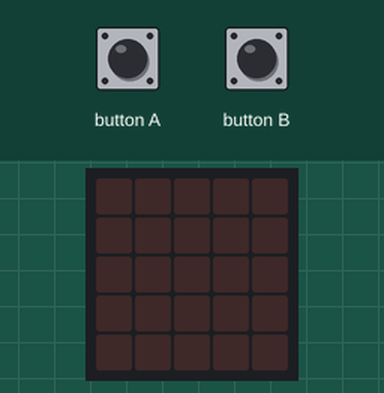
Recording of a program running on a simulated BBC micro:bit (MakeCode). On the bench: the board's 5×5 LED display. The test bench sets the inputs (shaded band).

Above: at 1.2 s.
1.3 s: button A pressed for 0.15 s
At 2.6 s:
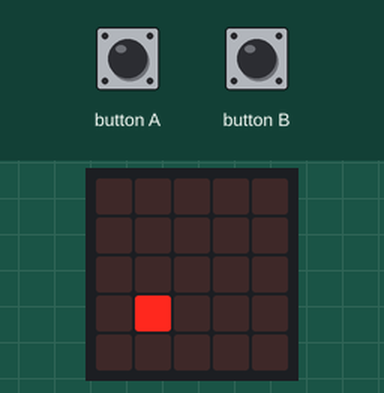
2.9 s: button B pressed for 0.15 s
At 3.8 s:
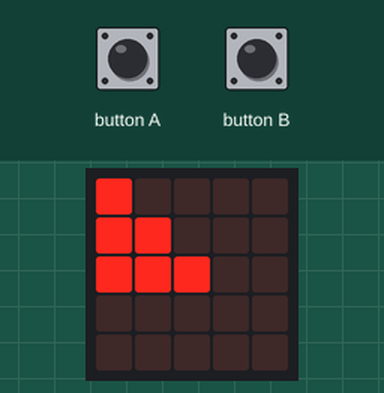
4.5 s: button A pressed for 0.15 s
At 5.0 s:
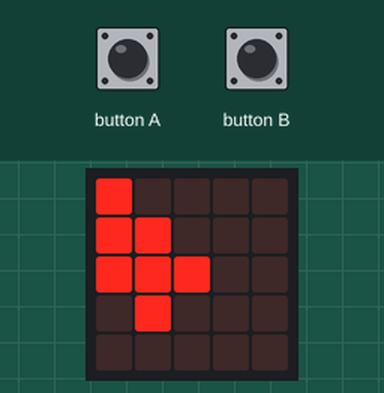
Timing chart, 0 to 7.5 s (numbered marks = the images above; inputs shaded):
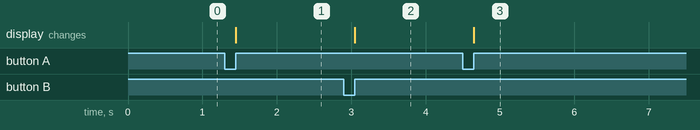

The program:

main.ts
```typescript
input.onButtonPressed(Button.A, function () {
    led.toggle(1, 3)
})
input.onButtonPressed(Button.B, function () {
    basic.showLeds(`
        # . . . .
        # # . . .
        # # # . .
        . . . . .
        . . . . .
        `)
})
```

test.ts
```typescript
// Hier kann man Tests durchführen; diese Datei wird nicht kompiliert, wenn dieses Paket als Erweiterung verwendet wird.
```

Measured:
- after the input at 1.3 s, the display: changes after 0.15 s (image 1)
- after the input at 2.9 s, the display: changes after 0.15 s (image 2)
- after the input at 4.5 s, the display: changes after 0.15 s (image 3)
